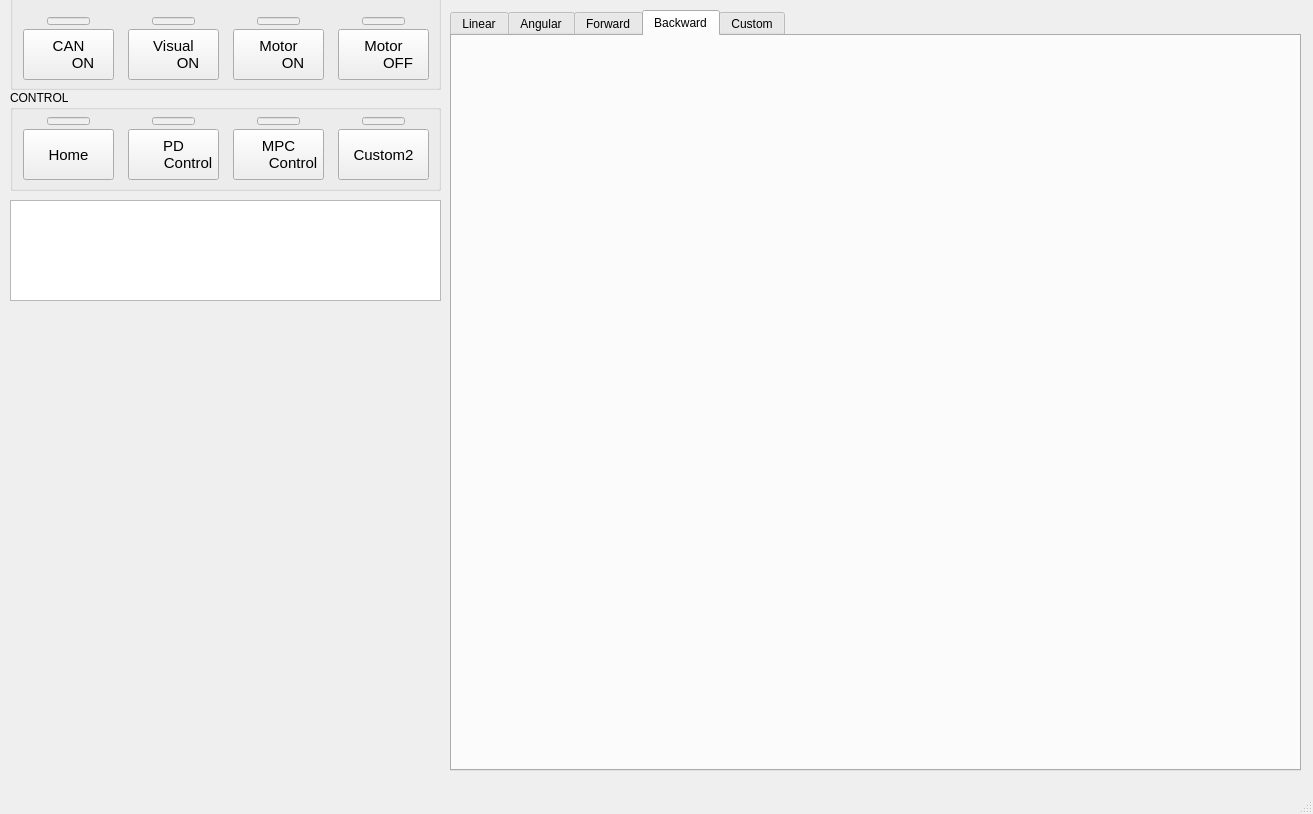
<?xml version="1.0" encoding="UTF-8"?>
<ui version="4.0">
 <class>MainWindow</class>
 <widget class="QMainWindow" name="MainWindow">
  <property name="geometry">
   <rect>
    <x>0</x>
    <y>0</y>
    <width>1313</width>
    <height>814</height>
   </rect>
  </property>
  <property name="windowTitle">
   <string>MainWindow</string>
  </property>
  <widget class="QWidget" name="centralwidget">
   <widget class="QGroupBox" name="groupBox_Init">
    <property name="geometry">
     <rect>
      <x>10</x>
      <y>-6</y>
      <width>431</width>
      <height>96</height>
     </rect>
    </property>
    <property name="font">
     <font>
      <pointsize>1</pointsize>
     </font>
    </property>
    <property name="title">
     <string/>
    </property>
    <widget class="QPushButton" name="BT_CAN_ON">
     <property name="geometry">
      <rect>
       <x>13</x>
       <y>35</y>
       <width>91</width>
       <height>51</height>
      </rect>
     </property>
     <property name="font">
      <font>
       <pointsize>11</pointsize>
      </font>
     </property>
     <property name="text">
      <string>CAN
       ON</string>
     </property>
    </widget>
    <widget class="QPushButton" name="BT_VISUAL_ON">
     <property name="geometry">
      <rect>
       <x>118</x>
       <y>35</y>
       <width>91</width>
       <height>51</height>
      </rect>
     </property>
     <property name="font">
      <font>
       <pointsize>11</pointsize>
      </font>
     </property>
     <property name="text">
      <string>Visual
       ON</string>
     </property>
    </widget>
    <widget class="QPushButton" name="BT_MOTOR_ON">
     <property name="geometry">
      <rect>
       <x>223</x>
       <y>35</y>
       <width>91</width>
       <height>51</height>
      </rect>
     </property>
     <property name="font">
      <font>
       <pointsize>11</pointsize>
      </font>
     </property>
     <property name="text">
      <string>Motor
       ON</string>
     </property>
    </widget>
    <widget class="QPushButton" name="BT_MOTOR_OFF">
     <property name="geometry">
      <rect>
       <x>328</x>
       <y>35</y>
       <width>91</width>
       <height>51</height>
      </rect>
     </property>
     <property name="font">
      <font>
       <pointsize>11</pointsize>
      </font>
     </property>
     <property name="autoFillBackground">
      <bool>false</bool>
     </property>
     <property name="text">
      <string>Motor
       OFF</string>
     </property>
    </widget>
    <widget class="QLineEdit" name="LE_CAN_STATUS">
     <property name="enabled">
      <bool>false</bool>
     </property>
     <property name="geometry">
      <rect>
       <x>37</x>
       <y>23</y>
       <width>43</width>
       <height>8</height>
      </rect>
     </property>
     <property name="mouseTracking">
      <bool>false</bool>
     </property>
    </widget>
    <widget class="QLineEdit" name="LE_VISUAL_STATUS">
     <property name="enabled">
      <bool>false</bool>
     </property>
     <property name="geometry">
      <rect>
       <x>142</x>
       <y>23</y>
       <width>43</width>
       <height>8</height>
      </rect>
     </property>
     <property name="mouseTracking">
      <bool>false</bool>
     </property>
    </widget>
    <widget class="QLineEdit" name="LE_MOTOR_ON_STATUS">
     <property name="enabled">
      <bool>false</bool>
     </property>
     <property name="geometry">
      <rect>
       <x>247</x>
       <y>23</y>
       <width>43</width>
       <height>8</height>
      </rect>
     </property>
     <property name="mouseTracking">
      <bool>false</bool>
     </property>
    </widget>
    <widget class="QLineEdit" name="LE_MOTOR_OFF_STATUS">
     <property name="enabled">
      <bool>false</bool>
     </property>
     <property name="geometry">
      <rect>
       <x>352</x>
       <y>23</y>
       <width>43</width>
       <height>8</height>
      </rect>
     </property>
     <property name="mouseTracking">
      <bool>false</bool>
     </property>
    </widget>
   </widget>
   <widget class="QTableWidget" name="TW_MOTOR">
    <property name="geometry">
     <rect>
      <x>10</x>
      <y>200</y>
      <width>431</width>
      <height>101</height>
     </rect>
    </property>
   </widget>
   <widget class="QTabWidget" name="tabWidget">
    <property name="geometry">
     <rect>
      <x>450</x>
      <y>10</y>
      <width>851</width>
      <height>761</height>
     </rect>
    </property>
    <property name="currentIndex">
     <number>3</number>
    </property>
    <widget class="QWidget" name="TAB_LINEAR">
     <attribute name="title">
      <string>Linear</string>
     </attribute>
     <widget class="QCustomPlot" name="PLOT_POS_BASE_Z" native="true">
      <property name="geometry">
       <rect>
        <x>10</x>
        <y>490</y>
        <width>411</width>
        <height>230</height>
       </rect>
      </property>
     </widget>
     <widget class="QCustomPlot" name="PLOT_VEL_BASE_Z" native="true">
      <property name="geometry">
       <rect>
        <x>430</x>
        <y>490</y>
        <width>411</width>
        <height>230</height>
       </rect>
      </property>
     </widget>
     <widget class="QCustomPlot" name="PLOT_POS_BASE_Y" native="true">
      <property name="geometry">
       <rect>
        <x>10</x>
        <y>250</y>
        <width>411</width>
        <height>230</height>
       </rect>
      </property>
     </widget>
     <widget class="QCustomPlot" name="PLOT_VEL_BASE_Y" native="true">
      <property name="geometry">
       <rect>
        <x>430</x>
        <y>250</y>
        <width>411</width>
        <height>230</height>
       </rect>
      </property>
     </widget>
     <widget class="QCustomPlot" name="PLOT_VEL_BASE_X" native="true">
      <property name="geometry">
       <rect>
        <x>430</x>
        <y>10</y>
        <width>411</width>
        <height>230</height>
       </rect>
      </property>
     </widget>
     <widget class="QCustomPlot" name="PLOT_POS_BASE_X" native="true">
      <property name="geometry">
       <rect>
        <x>10</x>
        <y>10</y>
        <width>411</width>
        <height>230</height>
       </rect>
      </property>
     </widget>
    </widget>
    <widget class="QWidget" name="TAB_ANGULAR">
     <attribute name="title">
      <string>Angular</string>
     </attribute>
     <widget class="QCustomPlot" name="PLOT_POS_BASE_YAW" native="true">
      <property name="geometry">
       <rect>
        <x>10</x>
        <y>490</y>
        <width>411</width>
        <height>230</height>
       </rect>
      </property>
     </widget>
     <widget class="QCustomPlot" name="PLOT_VEL_BASE_YAW" native="true">
      <property name="geometry">
       <rect>
        <x>430</x>
        <y>490</y>
        <width>411</width>
        <height>230</height>
       </rect>
      </property>
     </widget>
     <widget class="QCustomPlot" name="PLOT_POS_BASE_ROLL" native="true">
      <property name="geometry">
       <rect>
        <x>10</x>
        <y>10</y>
        <width>411</width>
        <height>230</height>
       </rect>
      </property>
     </widget>
     <widget class="QCustomPlot" name="PLOT_VEL_BASE_ROLL" native="true">
      <property name="geometry">
       <rect>
        <x>430</x>
        <y>10</y>
        <width>411</width>
        <height>230</height>
       </rect>
      </property>
     </widget>
     <widget class="QCustomPlot" name="PLOT_POS_BASE_PITCH" native="true">
      <property name="geometry">
       <rect>
        <x>10</x>
        <y>250</y>
        <width>411</width>
        <height>230</height>
       </rect>
      </property>
     </widget>
     <widget class="QCustomPlot" name="PLOT_VEL_BASE_PITCH" native="true">
      <property name="geometry">
       <rect>
        <x>430</x>
        <y>250</y>
        <width>411</width>
        <height>230</height>
       </rect>
      </property>
     </widget>
    </widget>
    <widget class="QWidget" name="TAB_FORWARD">
     <attribute name="title">
      <string>Forward</string>
     </attribute>
     <widget class="QCustomPlot" name="PLOT_VEL_LFKP" native="true">
      <property name="geometry">
       <rect>
        <x>10</x>
        <y>490</y>
        <width>411</width>
        <height>230</height>
       </rect>
      </property>
     </widget>
     <widget class="QCustomPlot" name="PLOT_VEL_RFKP" native="true">
      <property name="geometry">
       <rect>
        <x>430</x>
        <y>490</y>
        <width>411</width>
        <height>230</height>
       </rect>
      </property>
     </widget>
     <widget class="QCustomPlot" name="PLOT_VEL_LFHR" native="true">
      <property name="geometry">
       <rect>
        <x>10</x>
        <y>10</y>
        <width>411</width>
        <height>230</height>
       </rect>
      </property>
     </widget>
     <widget class="QCustomPlot" name="PLOT_VEL_RFHR" native="true">
      <property name="geometry">
       <rect>
        <x>430</x>
        <y>10</y>
        <width>411</width>
        <height>230</height>
       </rect>
      </property>
     </widget>
     <widget class="QCustomPlot" name="PLOT_VEL_LFHP" native="true">
      <property name="geometry">
       <rect>
        <x>10</x>
        <y>250</y>
        <width>411</width>
        <height>230</height>
       </rect>
      </property>
     </widget>
     <widget class="QCustomPlot" name="PLOT_VEL_RFHP" native="true">
      <property name="geometry">
       <rect>
        <x>430</x>
        <y>250</y>
        <width>411</width>
        <height>230</height>
       </rect>
      </property>
     </widget>
    </widget>
    <widget class="QWidget" name="TAB_BACKWARD">
     <attribute name="title">
      <string>Backward</string>
     </attribute>
     <widget class="QCustomPlot" name="PLOT_VEL_LBHR" native="true">
      <property name="geometry">
       <rect>
        <x>10</x>
        <y>10</y>
        <width>411</width>
        <height>230</height>
       </rect>
      </property>
     </widget>
     <widget class="QCustomPlot" name="PLOT_VEL_LBHP" native="true">
      <property name="geometry">
       <rect>
        <x>10</x>
        <y>250</y>
        <width>411</width>
        <height>230</height>
       </rect>
      </property>
     </widget>
     <widget class="QCustomPlot" name="PLOT_VEL_RBHR" native="true">
      <property name="geometry">
       <rect>
        <x>430</x>
        <y>10</y>
        <width>411</width>
        <height>230</height>
       </rect>
      </property>
     </widget>
     <widget class="QCustomPlot" name="PLOT_VEL_LBKP" native="true">
      <property name="geometry">
       <rect>
        <x>10</x>
        <y>490</y>
        <width>411</width>
        <height>230</height>
       </rect>
      </property>
     </widget>
     <widget class="QCustomPlot" name="PLOT_VEL_RBHP" native="true">
      <property name="geometry">
       <rect>
        <x>430</x>
        <y>250</y>
        <width>411</width>
        <height>230</height>
       </rect>
      </property>
     </widget>
     <widget class="QCustomPlot" name="PLOT_VEL_RBKP" native="true">
      <property name="geometry">
       <rect>
        <x>430</x>
        <y>490</y>
        <width>411</width>
        <height>230</height>
       </rect>
      </property>
     </widget>
    </widget>
    <widget class="QWidget" name="TAB_CUSTOM">
     <property name="font">
      <font>
       <family>Ubuntu</family>
       <weight>50</weight>
       <bold>false</bold>
      </font>
     </property>
     <attribute name="title">
      <string>Custom</string>
     </attribute>
     <widget class="QCustomPlot" name="PLOT_CUSTOM_1" native="true">
      <property name="geometry">
       <rect>
        <x>10</x>
        <y>10</y>
        <width>411</width>
        <height>230</height>
       </rect>
      </property>
     </widget>
     <widget class="QCustomPlot" name="PLOT_CUSTOM_2" native="true">
      <property name="geometry">
       <rect>
        <x>430</x>
        <y>10</y>
        <width>411</width>
        <height>230</height>
       </rect>
      </property>
     </widget>
     <widget class="QCustomPlot" name="PLOT_CUSTOM_3" native="true">
      <property name="geometry">
       <rect>
        <x>10</x>
        <y>250</y>
        <width>411</width>
        <height>230</height>
       </rect>
      </property>
     </widget>
     <widget class="QCustomPlot" name="PLOT_CUSTOM_4" native="true">
      <property name="geometry">
       <rect>
        <x>430</x>
        <y>250</y>
        <width>411</width>
        <height>230</height>
       </rect>
      </property>
     </widget>
     <widget class="QCustomPlot" name="PLOT_CUSTOM_5" native="true">
      <property name="geometry">
       <rect>
        <x>10</x>
        <y>490</y>
        <width>411</width>
        <height>230</height>
       </rect>
      </property>
     </widget>
     <widget class="QCustomPlot" name="PLOT_CUSTOM_6" native="true">
      <property name="geometry">
       <rect>
        <x>430</x>
        <y>490</y>
        <width>411</width>
        <height>230</height>
       </rect>
      </property>
     </widget>
    </widget>
   </widget>
   <widget class="QGroupBox" name="groupBox_control">
    <property name="geometry">
     <rect>
      <x>10</x>
      <y>90</y>
      <width>431</width>
      <height>101</height>
     </rect>
    </property>
    <property name="title">
     <string>CONTROL</string>
    </property>
    <widget class="QPushButton" name="BT_CUSTOM2">
     <property name="geometry">
      <rect>
       <x>328</x>
       <y>39</y>
       <width>91</width>
       <height>51</height>
      </rect>
     </property>
     <property name="font">
      <font>
       <pointsize>11</pointsize>
      </font>
     </property>
     <property name="autoFillBackground">
      <bool>false</bool>
     </property>
     <property name="text">
      <string>Custom2</string>
     </property>
    </widget>
    <widget class="QLineEdit" name="LE_HOME">
     <property name="enabled">
      <bool>false</bool>
     </property>
     <property name="geometry">
      <rect>
       <x>37</x>
       <y>27</y>
       <width>43</width>
       <height>8</height>
      </rect>
     </property>
     <property name="mouseTracking">
      <bool>false</bool>
     </property>
    </widget>
    <widget class="QLineEdit" name="LE_CUSTOM1">
     <property name="enabled">
      <bool>false</bool>
     </property>
     <property name="geometry">
      <rect>
       <x>247</x>
       <y>27</y>
       <width>43</width>
       <height>8</height>
      </rect>
     </property>
     <property name="mouseTracking">
      <bool>false</bool>
     </property>
    </widget>
    <widget class="QPushButton" name="BT_CUSTOM1">
     <property name="geometry">
      <rect>
       <x>223</x>
       <y>39</y>
       <width>91</width>
       <height>51</height>
      </rect>
     </property>
     <property name="font">
      <font>
       <pointsize>11</pointsize>
      </font>
     </property>
     <property name="text">
      <string>MPC
       Control</string>
     </property>
    </widget>
    <widget class="QPushButton" name="BT_HOME">
     <property name="geometry">
      <rect>
       <x>13</x>
       <y>39</y>
       <width>91</width>
       <height>51</height>
      </rect>
     </property>
     <property name="font">
      <font>
       <pointsize>11</pointsize>
      </font>
     </property>
     <property name="text">
      <string>Home</string>
     </property>
    </widget>
    <widget class="QLineEdit" name="LE_PD_CONTROL">
     <property name="enabled">
      <bool>false</bool>
     </property>
     <property name="geometry">
      <rect>
       <x>142</x>
       <y>27</y>
       <width>43</width>
       <height>8</height>
      </rect>
     </property>
     <property name="mouseTracking">
      <bool>false</bool>
     </property>
    </widget>
    <widget class="QPushButton" name="BT_PD_CONTROL">
     <property name="geometry">
      <rect>
       <x>118</x>
       <y>39</y>
       <width>91</width>
       <height>51</height>
      </rect>
     </property>
     <property name="font">
      <font>
       <pointsize>11</pointsize>
      </font>
     </property>
     <property name="text">
      <string>PD
       Control</string>
     </property>
    </widget>
    <widget class="QLineEdit" name="LE_CUSTOM2">
     <property name="enabled">
      <bool>false</bool>
     </property>
     <property name="geometry">
      <rect>
       <x>352</x>
       <y>27</y>
       <width>43</width>
       <height>8</height>
      </rect>
     </property>
     <property name="mouseTracking">
      <bool>false</bool>
     </property>
    </widget>
   </widget>
  </widget>
  <widget class="QMenuBar" name="menubar">
   <property name="geometry">
    <rect>
     <x>0</x>
     <y>0</y>
     <width>1313</width>
     <height>22</height>
    </rect>
   </property>
  </widget>
  <widget class="QStatusBar" name="statusbar"/>
 </widget>
 <customwidgets>
  <customwidget>
   <class>QCustomPlot</class>
   <extends>QWidget</extends>
   <header>qcustomplot.h</header>
   <container>1</container>
  </customwidget>
 </customwidgets>
 <resources/>
 <connections/>
</ui>
